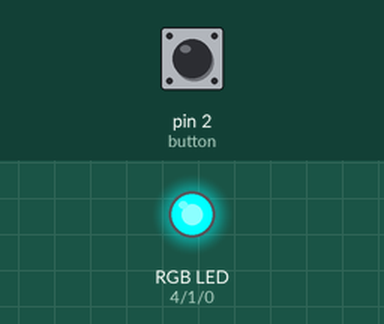
Bench run of a sketch on a simulated Arduino Uno, built with avr-gcc and run on an emulated ATmega328P. Parts: an RGB LED mixed from three pins (HIGH = lit). Dashed ring = blinking. Inputs (shaded band) come from the test bench; at power-on: pin 2 (button) LOW.

Above: at 1.2 s.
1.3 s: pin 2 (button) pulled HIGH for 0.15 s
At 1.37 s:
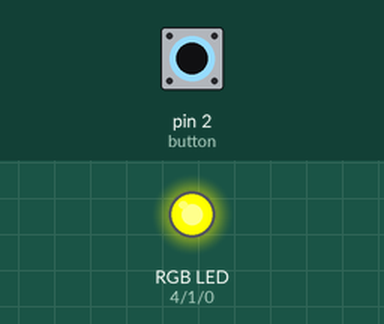
2.9 s: pin 2 (button) pulled HIGH for 1 s
At 3.3 s:
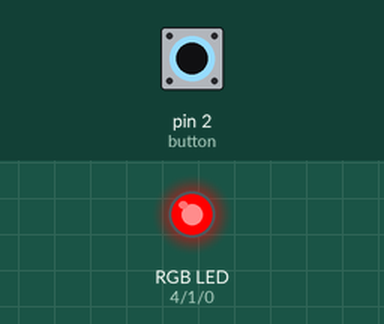
5.4 s: pin 2 (button) pulled HIGH for 3.2 s
At 5.65 s:
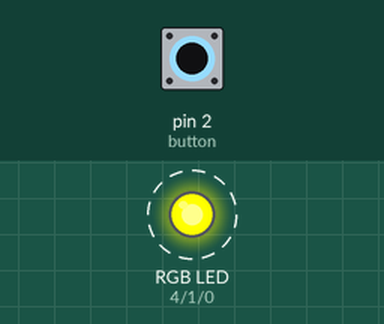
Timing chart, 0 to 10.1 s (numbered marks = the images above; inputs shaded):
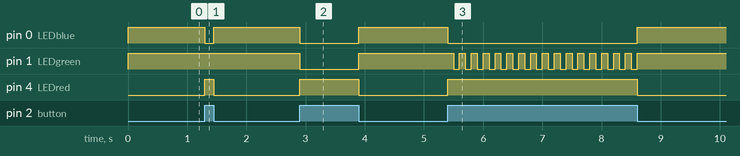

The sketch:

RGBATtiny.ino
```cpp
/*
        _          _ ______ _____ _____
       (_)        | |  ____|  __ \_   _|
  _ __  ___  _____| | |__  | |  | || |
 | '_ \| \ \/ / _ \ |  __| | |  | || |
 | |_) | |>  <  __/ | |____| |__| || |_
 | .__/|_/_/\_\___|_|______|_____/_____|
 | |
 |_|

www.pixeledi.eu | twitter.com/pixeledi
Happy Birthday ATtiny| V1.0 | 06/2022

*/

// RGB LED version A (common cathode), the long pin must be connected to GND. the outermost foot next to GND is red
// the inner foot next to GND is green, then comes blue

#include <Arduino.h>

const byte LEDblue = 0;   // blau
const byte LEDred = 4;   // rot
const byte LEDgreen = 1; // grün
const byte button = 2;

// Zahlenwert zwischen 0 (LED aus) und 255 – gibt die Leuchtstärke der einzelnen Farbe an

unsigned long lastTimeButtonChange = millis();
unsigned long buttonDelay = 50; // 30 - 50 funzt gut
byte buttonState = LOW;
byte cnt = 0;

void colourToLed(byte red, byte green, byte blue)
{
  analogWrite(LEDred, red);
  analogWrite(LEDgreen, green);
  analogWrite(LEDblue, blue);
}

void setup()
{
  pinMode(LEDblue, OUTPUT);
  pinMode(LEDred, OUTPUT);
  pinMode(LEDgreen, OUTPUT);
  pinMode(button, INPUT);

  colourToLed(0, 150, 150);
}

void loop()
{
  unsigned long TimeNow = millis();
  if (TimeNow - lastTimeButtonChange > buttonDelay)
  {
    byte newButtonState = digitalRead(button);
    if (newButtonState != buttonState)
    {
      lastTimeButtonChange = TimeNow;
      buttonState = newButtonState;
      cnt++;
    }
  }

  if (digitalRead(button) == HIGH && cnt == 1)
  {
    colourToLed(150, 150, 0);
  }

  else if (digitalRead(button) == HIGH && cnt == 3) // he counts plus 1 for high, another for low, and another for high again.
  {
    colourToLed(255, 102, 0);
  }

  else if (digitalRead(button) == HIGH && cnt >= 5 && cnt != 13)
  {
    colourToLed(255, 255, 0);
    delay(50);
    colourToLed(255, 153, 0);
    delay(50);
    colourToLed(150, 0, 0);
    delay(50);
    colourToLed(128, 0, 0);
    delay(50);
    colourToLed(150, 0, 0);
  }

  else if (digitalRead(button) == HIGH && cnt == 13)
  {
    colourToLed(255, 153, 204);
    delay(80);
    colourToLed(150, 150, 0);
    delay(80);
    colourToLed(0, 255, 0);
    delay(80);
    colourToLed(0, 128, 0);
    delay(80);
    colourToLed(0, 128, 0);
    delay(80);
    colourToLed(0, 255, 255);
    delay(80);
    colourToLed(255, 0, 255);
    delay(80);
    colourToLed(128, 0, 128);
    delay(80);
  }

  else
  {
    colourToLed(0, 150, 150);
  }
}
```

Measured:
- after the input at 1.3 s, pin 0 (LEDblue): HIGH → LOW at once, → HIGH 0.15 s later; pin 4 (LEDred): LOW → HIGH at once, → LOW 0.15 s later
- after the input at 2.9 s, pin 0 (LEDblue), pin 1 (LEDgreen): HIGH → LOW at once, → HIGH 1.0 s later; pin 4 (LEDred): LOW → HIGH at once, → LOW 1.0 s later
- after the input at 5.4 s, pin 0 (LEDblue): HIGH → LOW at once, → HIGH 3.2 s later; pin 1 (LEDgreen): alternates HIGH for 0.10 s and LOW for 0.10 s, 32 changes in all, then stays HIGH, starting after 0.10 s; pin 4 (LEDred): LOW → HIGH at once, → LOW 3.2 s later
